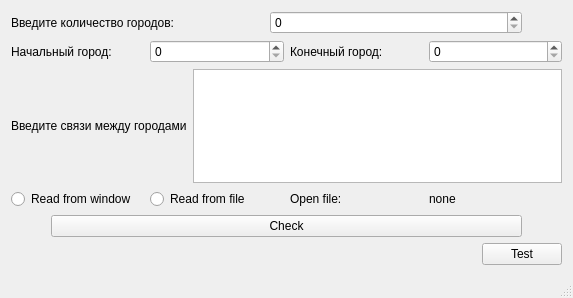
<?xml version="1.0" encoding="UTF-8"?>
<ui version="4.0">
 <class>MainWindow</class>
 <widget class="QMainWindow" name="MainWindow">
  <property name="geometry">
   <rect>
    <x>0</x>
    <y>0</y>
    <width>573</width>
    <height>298</height>
   </rect>
  </property>
  <property name="windowTitle">
   <string>MainWindow</string>
  </property>
  <widget class="QWidget" name="centralWidget">
   <layout class="QVBoxLayout" name="verticalLayout">
    <item>
     <layout class="QHBoxLayout" name="horizontalLayout_4">
      <item>
       <widget class="QLabel" name="textLabel_0">
        <property name="text">
         <string>Введите количество городов:</string>
        </property>
       </widget>
      </item>
      <item>
       <widget class="QSpinBox" name="numberOfCity_spinBox"/>
      </item>
      <item>
       <spacer name="horizontalSpacer_4">
        <property name="orientation">
         <enum>Qt::Horizontal</enum>
        </property>
        <property name="sizeType">
         <enum>QSizePolicy::Preferred</enum>
        </property>
        <property name="sizeHint" stdset="0">
         <size>
          <width>40</width>
          <height>20</height>
         </size>
        </property>
       </spacer>
      </item>
     </layout>
    </item>
    <item>
     <layout class="QHBoxLayout" name="horizontalLayout_5">
      <item>
       <widget class="QLabel" name="textLabel_2">
        <property name="text">
         <string>Начальный город:</string>
        </property>
       </widget>
      </item>
      <item>
       <widget class="QSpinBox" name="startCity_spinBox"/>
      </item>
      <item>
       <widget class="QLabel" name="textLabel_3">
        <property name="text">
         <string>Конечный город:</string>
        </property>
       </widget>
      </item>
      <item>
       <widget class="QSpinBox" name="endCity_spinBox"/>
      </item>
     </layout>
    </item>
    <item>
     <layout class="QHBoxLayout" name="horizontalLayout">
      <item>
       <widget class="QLabel" name="textLabel_1">
        <property name="text">
         <string>Введите связи между городами</string>
        </property>
       </widget>
      </item>
      <item>
       <widget class="QTextEdit" name="textEdit"/>
      </item>
     </layout>
    </item>
    <item>
     <layout class="QHBoxLayout" name="horizontalLayout_6">
      <item>
       <widget class="QRadioButton" name="readFromWindow_radioButton">
        <property name="text">
         <string>Read from window</string>
        </property>
       </widget>
      </item>
      <item>
       <widget class="QRadioButton" name="readFromFile_radioButton">
        <property name="text">
         <string>Read from file</string>
        </property>
       </widget>
      </item>
      <item>
       <widget class="QLabel" name="textLabel_4">
        <property name="text">
         <string>Open file:</string>
        </property>
       </widget>
      </item>
      <item>
       <widget class="QLabel" name="openFile_textLabel">
        <property name="text">
         <string>none</string>
        </property>
       </widget>
      </item>
     </layout>
    </item>
    <item>
     <layout class="QHBoxLayout" name="horizontalLayout_2">
      <item>
       <spacer name="horizontalSpacer">
        <property name="orientation">
         <enum>Qt::Horizontal</enum>
        </property>
        <property name="sizeType">
         <enum>QSizePolicy::Minimum</enum>
        </property>
        <property name="sizeHint" stdset="0">
         <size>
          <width>40</width>
          <height>20</height>
         </size>
        </property>
       </spacer>
      </item>
      <item>
       <widget class="QPushButton" name="chek_pushButton">
        <property name="text">
         <string>Check</string>
        </property>
       </widget>
      </item>
      <item>
       <spacer name="horizontalSpacer_2">
        <property name="orientation">
         <enum>Qt::Horizontal</enum>
        </property>
        <property name="sizeType">
         <enum>QSizePolicy::Minimum</enum>
        </property>
        <property name="sizeHint" stdset="0">
         <size>
          <width>40</width>
          <height>20</height>
         </size>
        </property>
       </spacer>
      </item>
     </layout>
    </item>
    <item>
     <layout class="QHBoxLayout" name="horizontalLayout_3">
      <item>
       <spacer name="horizontalSpacer_3">
        <property name="orientation">
         <enum>Qt::Horizontal</enum>
        </property>
        <property name="sizeHint" stdset="0">
         <size>
          <width>40</width>
          <height>20</height>
         </size>
        </property>
       </spacer>
      </item>
      <item>
       <widget class="QPushButton" name="test_pushButton">
        <property name="text">
         <string>Test</string>
        </property>
       </widget>
      </item>
     </layout>
    </item>
   </layout>
  </widget>
  <widget class="QMenuBar" name="menuBar">
   <property name="geometry">
    <rect>
     <x>0</x>
     <y>0</y>
     <width>573</width>
     <height>26</height>
    </rect>
   </property>
  </widget>
  <widget class="QStatusBar" name="statusBar"/>
 </widget>
 <layoutdefault spacing="6" margin="11"/>
 <resources/>
 <connections/>
</ui>
